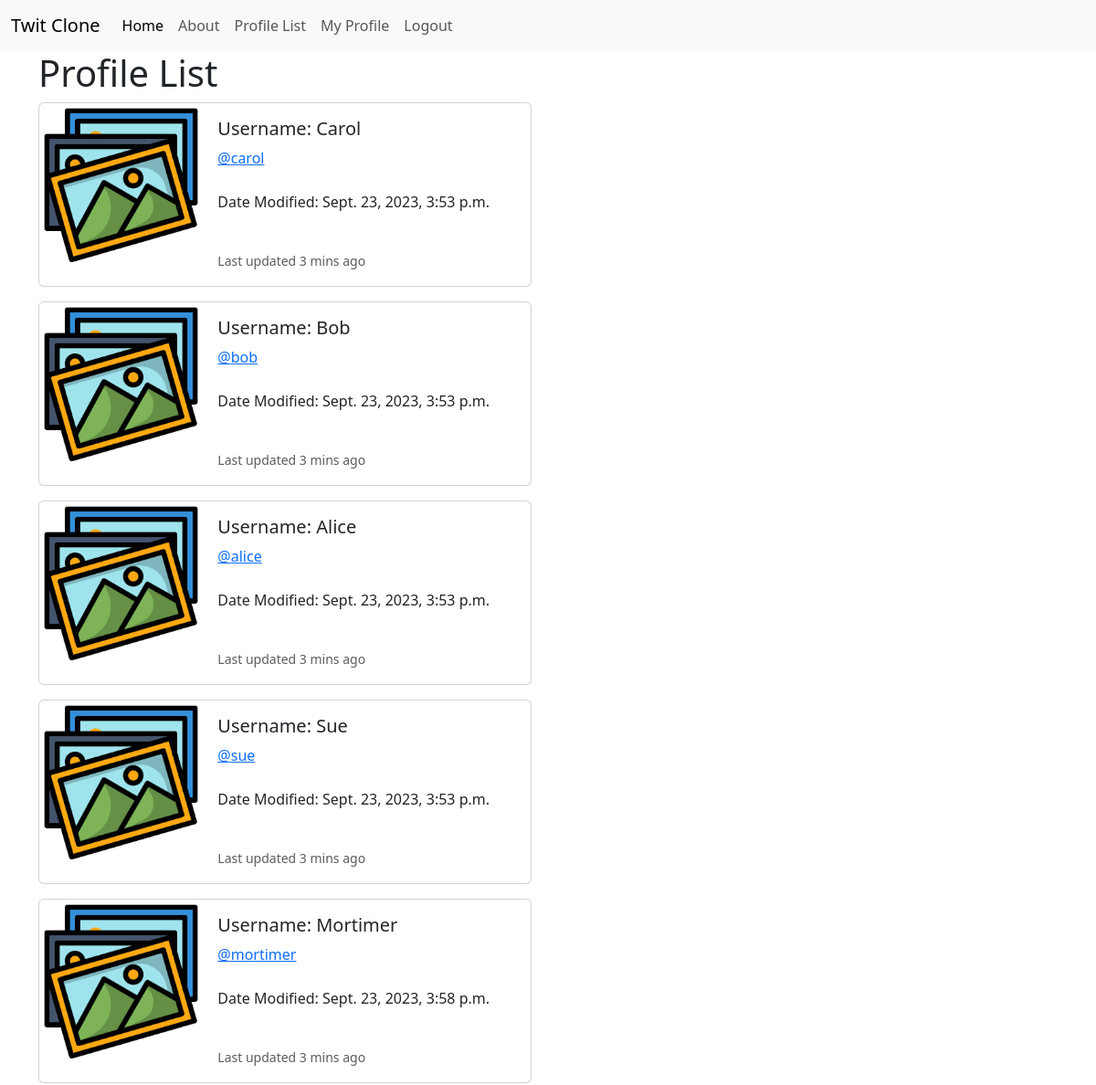
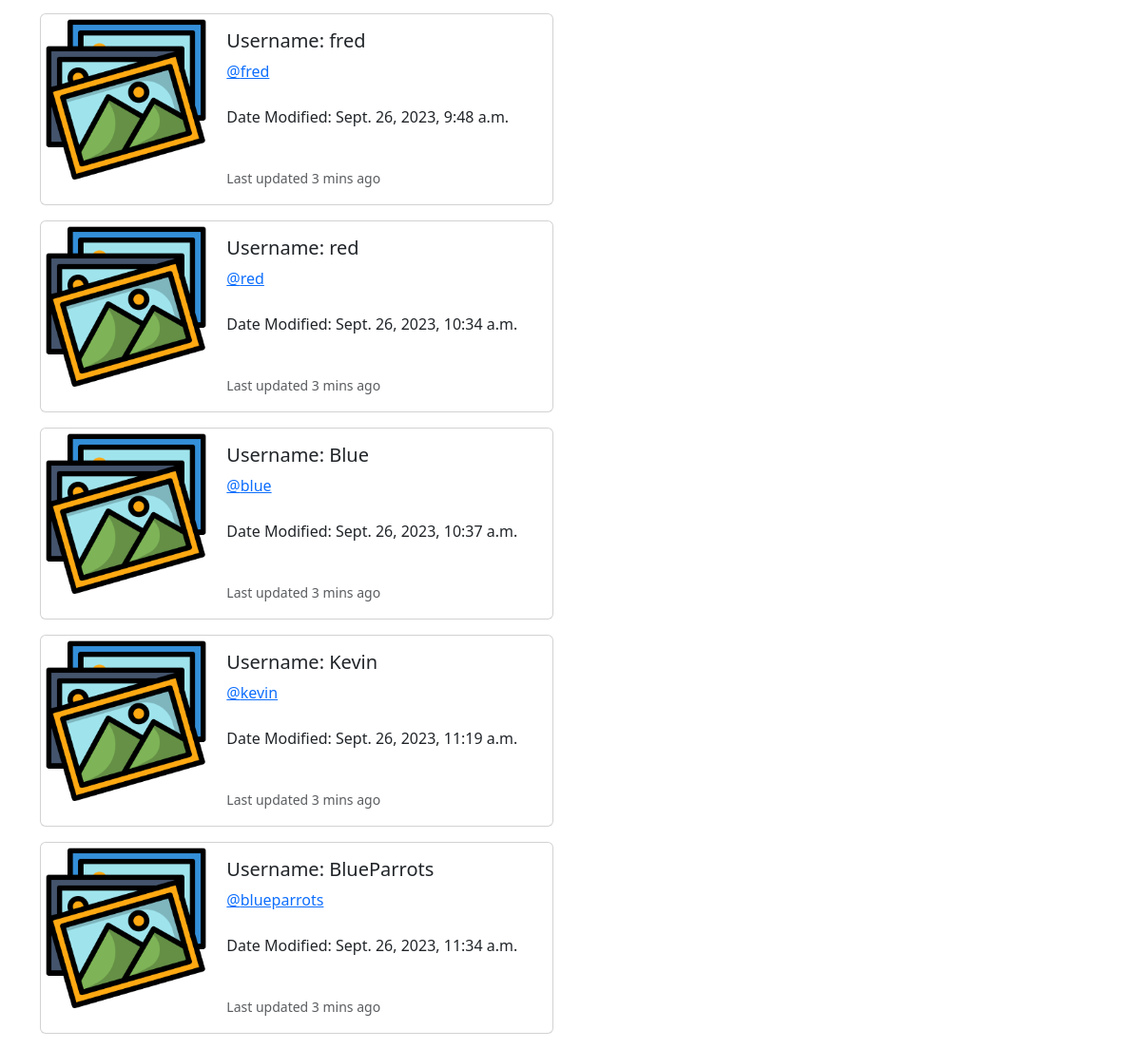
Screenshot of /profile_list/ (signed in) with the database file from the repository (2 pictures, top to bottom).
### muskovite/models.py (models this page shows, shortened)
class Profile(models.Model):
    user = models.OneToOneField(User, on_delete=models.CASCADE)
    follows = models.ManyToManyField("self",
                                     related_name="followed_by",
                                     symmetrical=False,
                                     blank=True)
    date_modified = models.DateTimeField(User, auto_now=True)

### muskovite/views.py (the view)
# urls.py: path('profile_list/', views.profile_list, name="profile-list"),
def profile_list(request):
    if request.user.is_authenticated:
        profiles = Profile.objects.exclude(user=request.user)
        context = {"profiles":profiles}
        return render(request, 'muscovite/profile_list.html', context)
    else:
        messages.success(request, ("You have to log in to see this page"))
        return redirect ('home')

### muskovite/templates/muscovite/profile_list.html
{% extends 'muscovite/base.html' %}
{% load static %}
{% block content%}
  <h1>Profile List</h1>
{% if profiles %}
  {% for profile in profiles %}
<div class="card mb-3" style="max-width: 540px;">
  <div class="row g-0">
    <div class="col-md-4">
      <img src="{% static 'images/default_profile_pic.png'  %}" class="img-fluid rounded-start" alt="Profile Picture">
    </div>
    <div class="col-md-8">
      <div class="card-body">
        <h5 class="card-title">Username: {{ profile.user.username }}</h5>
        <p class="card-text">
          <a href="{% url 'profile' profile.user.id %}">@{{ profile.user.username|lower }}</a><br/><br/>
          Date Modified: {{ profile.date_modified }}<br/><br/>
        <p class="card-text"><small class="text-body-secondary">Last updated 3 mins ago</small></p>
      </div>
    </div>
  </div>
</div>
  {% endfor %}
{% endif %}
{% endblock %}

### muskovite/templates/muscovite/base.html (shortened to what this page needs)
<!DOCTYPE html>
<html lang="en">
  <head>
    <link href="https://cdn.jsdelivr.net/npm/bootstrap@5.3.2/dist/css/bootstrap.min.css" rel="stylesheet">
  </head>
  <body>
    {% include 'muscovite/navbar.html' %}
    <div class="container">
        {% block content%}
        {% endblock%}
    </div>
  </body>
</html>

### muskovite/templates/muscovite/navbar.html (shortened to what this page needs)
<nav class="navbar navbar-expand-lg bg-body-tertiary">
  <div class="container-fluid">
    <a class="navbar-brand" href="{% url 'home'  %}">Twit Clone</a>
    <div class="collapse navbar-collapse" id="navbarNav">
      <ul class="navbar-nav">
        <li class="nav-item">
          <a class="nav-link active" aria-current="page" href="{% url 'home'  %}">Home</a>
        </li>
        <li class="nav-item">
          <a class="nav-link" href="{% url 'about'  %}">About</a>
        </li>
        {% if user.is_authenticated %}
        <li class="nav-item">
          <a class="nav-link" href="{% url 'profile-list'  %}">Profile List</a>
        </li>
        <li class="nav-item">
          <a class="nav-link" href="{% url 'profile' request.user.id  %}">My Profile</a>
        </li>
        <li class="nav-item">
          <a class="nav-link" href="{% url 'logout' %}">Logout</a>
        </li>
        {% endif %}
      </ul>
    </div>
  </div>
</nav>

### rows the page displays
Profile: user.username "Carol", user.username "carol", date_modified "Sept. 23, 2023, 3:53 p.m."
Profile: user.username "Bob", user.username "bob", date_modified "Sept. 23, 2023, 3:53 p.m."
Profile: user.username "Alice", user.username "alice", date_modified "Sept. 23, 2023, 3:53 p.m."
Profile: user.username "Sue", user.username "sue", date_modified "Sept. 23, 2023, 3:53 p.m."
Profile: user.username "Mortimer", user.username "mortimer", date_modified "Sept. 23, 2023, 3:58 p.m."
Profile: user.username "fred", date_modified "Sept. 26, 2023, 9:48 a.m."
Profile: user.username "red", date_modified "Sept. 26, 2023, 10:34 a.m."
Profile: user.username "Blue", user.username "blue", date_modified "Sept. 26, 2023, 10:37 a.m."
Profile: user.username "Kevin", user.username "kevin", date_modified "Sept. 26, 2023, 11:19 a.m."
Profile: user.username "BlueParrots", user.username "blueparrots", date_modified "Sept. 26, 2023, 11:34 a.m."
